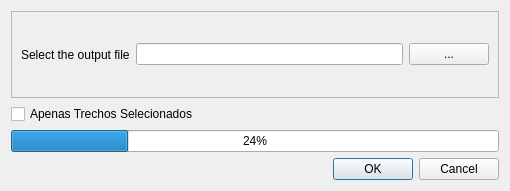
<?xml version="1.0" encoding="UTF-8"?>
<ui version="4.0">
 <class>ExportDialog</class>
 <widget class="QDialog" name="ExportDialog">
  <property name="geometry">
   <rect>
    <x>0</x>
    <y>0</y>
    <width>510</width>
    <height>191</height>
   </rect>
  </property>
  <property name="windowTitle">
   <string>saniBID RedBasica</string>
  </property>
  <layout class="QVBoxLayout" name="verticalLayout">
   <item>
    <widget class="QFrame" name="frame">
     <property name="frameShape">
      <enum>QFrame::StyledPanel</enum>
     </property>
     <property name="frameShadow">
      <enum>QFrame::Raised</enum>
     </property>
     <layout class="QHBoxLayout" name="horizontalLayout">
      <item>
       <widget class="QLabel" name="lblInfoMsg">
        <property name="text">
         <string>Select the output file</string>
        </property>
       </widget>
      </item>
      <item>
       <widget class="QLineEdit" name="txtFileName"/>
      </item>
      <item>
       <widget class="QPushButton" name="btnFileDiaolog">
        <property name="text">
         <string>...</string>
        </property>
       </widget>
      </item>
     </layout>
    </widget>
   </item>
   <item>
    <widget class="QCheckBox" name="cbSelecionados">
     <property name="text">
      <string>Apenas Trechos Selecionados</string>
     </property>
     <property name="checked">
      <bool>false</bool>
     </property>
    </widget>
   </item>
   <item>
    <widget class="QProgressBar" name="progressBar">
     <property name="value">
      <number>24</number>
     </property>
    </widget>
   </item>
   <item>
    <widget class="QDialogButtonBox" name="buttonBox">
     <property name="standardButtons">
      <set>QDialogButtonBox::Cancel|QDialogButtonBox::Ok</set>
     </property>
    </widget>
   </item>
  </layout>
 </widget>
 <resources/>
 <connections/>
</ui>
